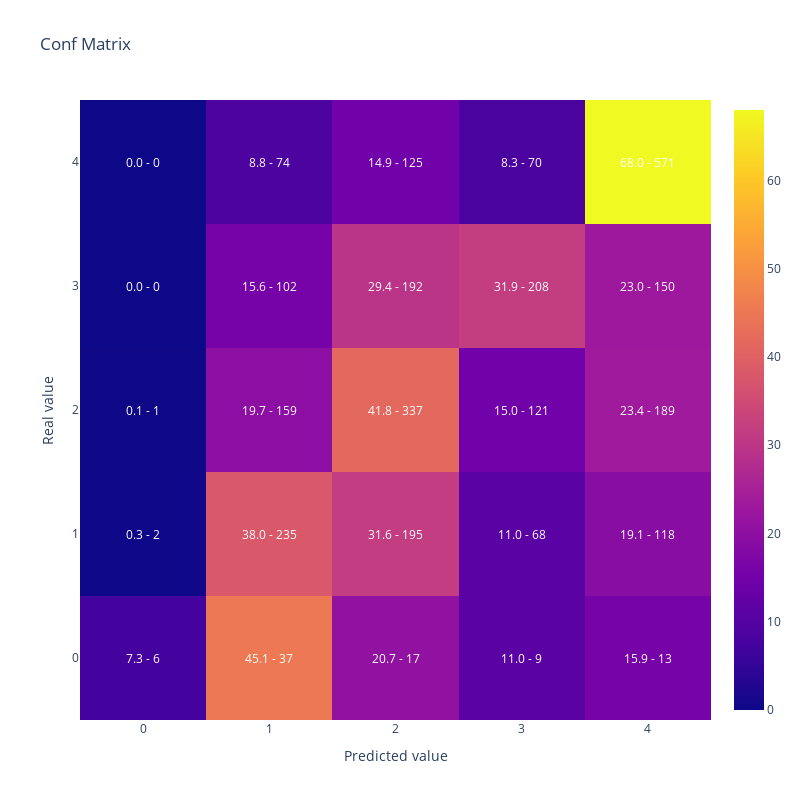

Notebook code cell kept with this figure:
### Code cell
#Vamos a replicar el resultado de la optimizacion reentrenando el modelo con el mejor conjunto de hiperparametros
#Generamos parametros incluyendo los fijos y la mejor solución que encontro optuna
lgb_params =  {      
                        'objective': 'multiclass',
                        'verbosity':-1,
                        'num_class': len(y_train.unique())} | study.best_params

lgb_train_dataset = lgb.Dataset(data=X_train,
                                label=y_train)


#Entreno
lgb_model2 = lgb.train(lgb_params,
                    lgb_train_dataset)

#Muestro matriz de confusion y kappa
print(cohen_kappa_score(y_test,lgb_model2.predict(X_test).argmax(axis=1),
                             weights = 'quadratic'))

display(plot_confusion_matrix(y_test,lgb_model2.predict(X_test).argmax(axis=1)))

### Figure 1 — Plotly figure (JSON) as saved in the notebook; plotly's stock layout.template omitted (floating-point values rounded to 4 significant figures)
{"data": [{"type": "heatmap", "x": [0, 1, 2, 3, 4], "y": [0, 1, 2, 3, 4], "z": [[7.317, 45.12, 20.73, 10.98, 15.85], [0.3236, 38.03, 31.55, 11.0, 19.09], [0.1239, 19.7, 41.76, 14.99, 23.42], [0.0, 15.64, 29.45, 31.9, 23.01], [0.0, 8.81, 14.88, 8.333, 67.98]]}], "layout": {"annotations": [{"font": {"color": "white"}, "showarrow": false, "text": "7.3 - 6", "x": 0, "xref": "x", "y": 0, "yref": "y"}, {"font": {"color": "white"}, "showarrow": false, "text": "45.1 - 37", "x": 1, "xref": "x", "y": 0, "yref": "y"}, {"font": {"color": "white"}, "showarrow": false, "text": "20.7 - 17", "x": 2, "xref": "x", "y": 0, "yref": "y"}, {"font": {"color": "white"}, "showarrow": false, "text": "11.0 - 9", "x": 3, "xref": "x", "y": 0, "yref": "y"}, {"font": {"color": "white"}, "showarrow": false, "text": "15.9 - 13", "x": 4, "xref": "x", "y": 0, "yref": "y"}, {"font": {"color": "white"}, "showarrow": false, "text": "0.3 - 2", "x": 0, "xref": "x", "y": 1, "yref": "y"}, {"font": {"color": "white"}, "showarrow": false, "text": "38.0 - 235", "x": 1, "xref": "x", "y": 1, "yref": "y"}, {"font": {"color": "white"}, "showarrow": false, "text": "31.6 - 195", "x": 2, "xref": "x", "y": 1, "yref": "y"}, {"font": {"color": "white"}, "showarrow": false, "text": "11.0 - 68", "x": 3, "xref": "x", "y": 1, "yref": "y"}, {"font": {"color": "white"}, "showarrow": false, "text": "19.1 - 118", "x": 4, "xref": "x", "y": 1, "yref": "y"}, {"font": {"color": "white"}, "showarrow": false, "text": "0.1 - 1", "x": 0, "xref": "x", "y": 2, "yref": "y"}, {"font": {"color": "white"}, "showarrow": false, "text": "19.7 - 159", "x": 1, "xref": "x", "y": 2, "yref": "y"}, {"font": {"color": "white"}, "showarrow": false, "text": "41.8 - 337", "x": 2, "xref": "x", "y": 2, "yref": "y"}, {"font": {"color": "white"}, "showarrow": false, "text": "15.0 - 121", "x": 3, "xref": "x", "y": 2, "yref": "y"}, {"font": {"color": "white"}, "showarrow": false, "text": "23.4 - 189", "x": 4, "xref": "x", "y": 2, "yref": "y"}, {"font": {"color": "white"}, "showarrow": false, "text": "0.0 - 0", "x": 0, "xref": "x", "y": 3, "yref": "y"}, {"font": {"color": "white"}, "showarrow": false, "text": "15.6 - 102", "x": 1, "xref": "x", "y": 3, "yref": "y"}, {"font": {"color": "white"}, "showarrow": false, "text": "29.4 - 192", "x": 2, "xref": "x", "y": 3, "yref": "y"}, {"font": {"color": "white"}, "showarrow": false, "text": "31.9 - 208", "x": 3, "xref": "x", "y": 3, "yref": "y"}, {"font": {"color": "white"}, "showarrow": false, "text": "23.0 - 150", "x": 4, "xref": "x", "y": 3, "yref": "y"}, {"font": {"color": "white"}, "showarrow": false, "text": "0.0 - 0", "x": 0, "xref": "x", "y": 4, "yref": "y"}, {"font": {"color": "white"}, "showarrow": false, "text": "8.8 - 74", "x": 1, "xref": "x", "y": 4, "yref": "y"}, {"font": {"color": "white"}, "showarrow": false, "text": "14.9 - 125", "x": 2, "xref": "x", "y": 4, "yref": "y"}, {"font": {"color": "white"}, "showarrow": false, "text": "8.3 - 70", "x": 3, "xref": "x", "y": 4, "yref": "y"}, {"font": {"color": "white"}, "showarrow": false, "text": "68.0 - 571", "x": 4, "xref": "x", "y": 4, "yref": "y"}], "height": 800, "title": {"text": "Conf Matrix"}, "width": 800, "xaxis": {"title": {"text": "Predicted value"}}, "yaxis": {"title": {"text": "Real value"}}}}
